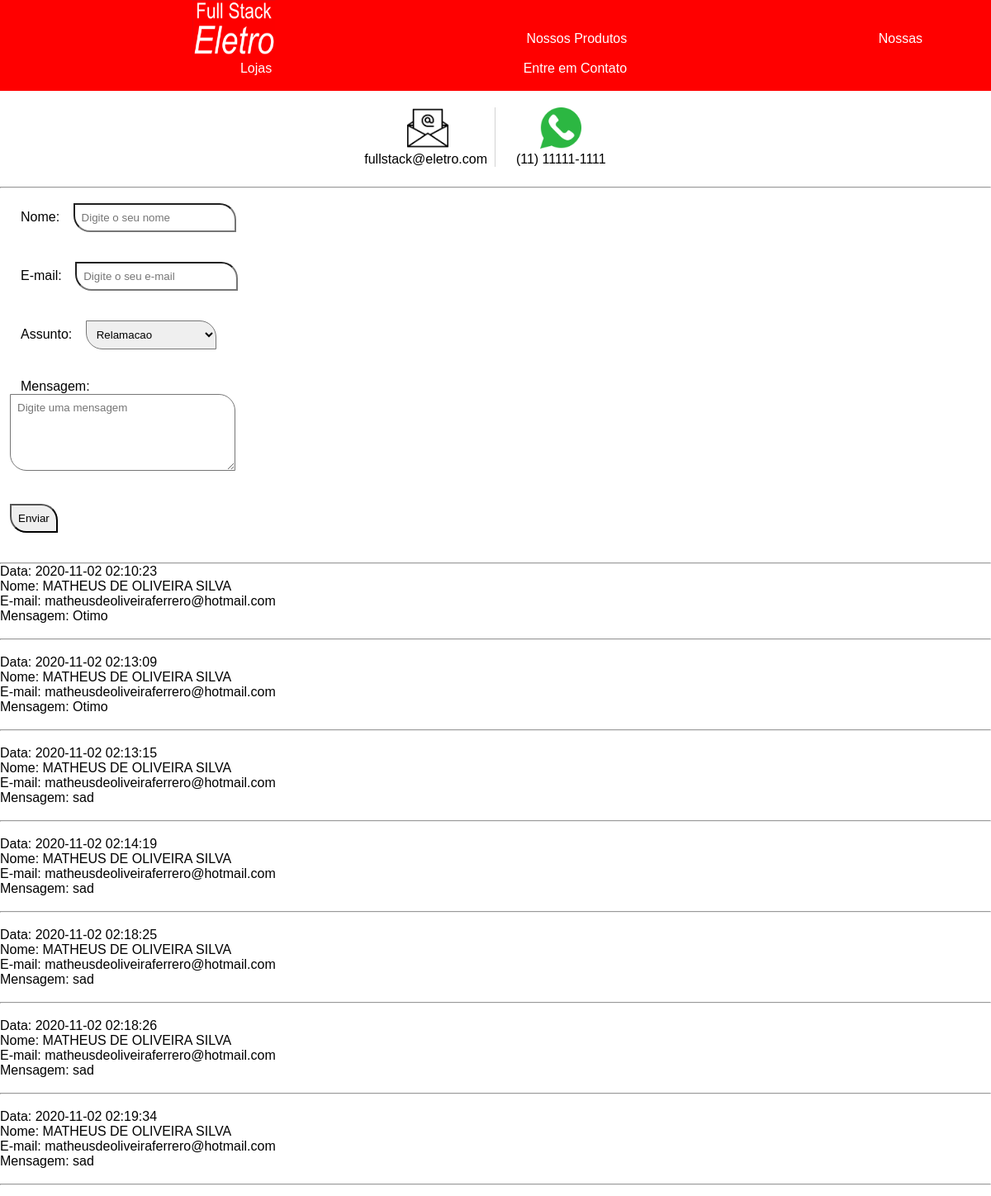
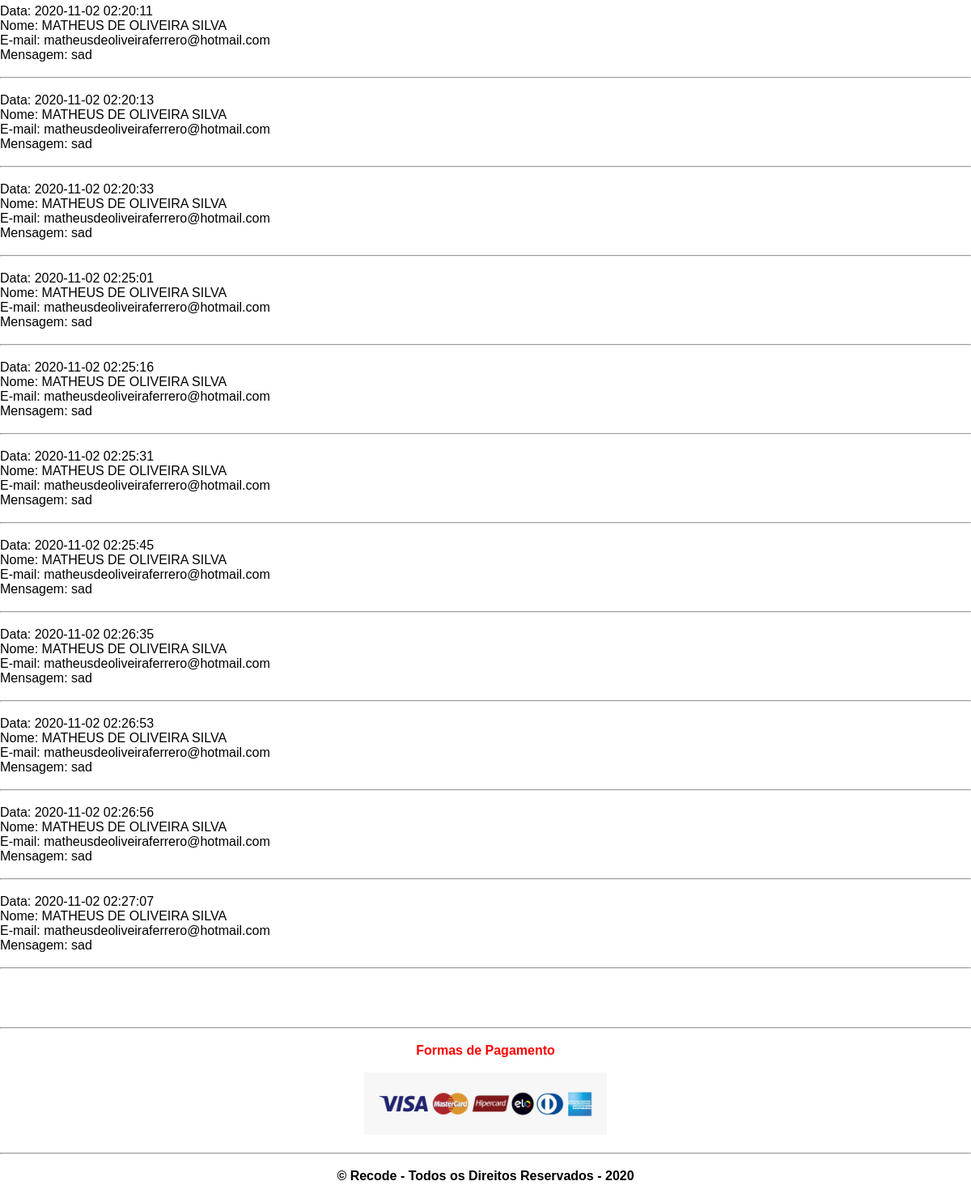
The app's page /contato.php with its own data (2 pictures, top to bottom).
### tables this page shows
CREATE TABLE `mensagem` (
  `id` int NOT NULL AUTO_INCREMENT,
  `nome` varchar(80) NOT NULL,
  `email` varchar(80) NOT NULL,
  `assunto` varchar(20) NOT NULL,
  `mensagem` varchar(1000) NOT NULL,
  `data_post` datetime DEFAULT CURRENT_TIMESTAMP,
  PRIMARY KEY (`id`)
);

### contato.php (the view, shortened to what this page needs)
<?php include_once('conexao.php');?>
<!DOCTYPE html>
<head>
    <link rel="stylesheet" href="./css/estilo.css">
</head>
<body>
    <br><br><br><br>
<header id="contatos">
    <h3>Contatos</h3>
    <br><br>
    <div>
        <img src="./imgs/email_icon.png" alt="Icone do Email" width="50" height="50">
        <p>fullstack@eletro.com&nbsp;</p>
    </div>
    <div class="line_separation">
        <img src="./imgs/whatsapp_icon.png" alt="Icone do Whatsapp" width="50" height="50">
        <p>(11) 11111-1111</p>
    </div>
</header>
    <hr><br>
<main>
    <form action="" name="mensagem" method="POST">
        <div>
            <label for="nome">Nome: </label>
            <input class="espaco_interno" type="text" name="nome" id="nome" value="" placeholder="Digite o seu nome">
        </div>
        <br><br>
        <div>
            <label for="email">E-mail: </label>
            <input class="espaco_interno" type="email" name="email" id="email" value="" placeholder="Digite o seu e-mail">
        </div>
        <br><br>
        <div>
            <label for="select">Assunto: </label>
            <select class="espaco_interno" name="assunto" id="assunto">
            <option value="relamacao">Relamacao</option>
            </select>
        </div>
        <br><br>
        <div>
            <label for="mensagem">Mensagem: </label><br>
            <textarea class="espaco_interno" name="mensagem" id="mensagem" value="" cols="30" rows="5" placeholder="Digite uma mensagem"></textarea>
        </div>
        <br><br>
        <div>
            <button class="espaco_interno" type="submit" name="submit">Enviar</button>
        </div>
        <br><br><hr>
    </form>
</main>
<?php
    $SQLQuerySelect = "SELECT * FROM MENSAGEM";
    $SQLQuerySelectResult = $conection -> query($SQLQuerySelect);
    if ($SQLQuerySelectResult -> num_rows > 0 )
    {
        while ($rowInfo = $SQLQuerySelectResult -> fetch_assoc())
        {
            echo "Data: " . $rowInfo['data_post'] . "<br />";
            echo "Nome: " . $rowInfo['nome'] . "<br />";
            echo "E-mail: " . $rowInfo['email'] . "<br />";
            echo "Mensagem: " . $rowInfo['mensagem'] . "<br />";
            echo "<br /> <hr /> <br />";
        }
    }
    else
    {
        echo "Nenhum produto cadastrado!";
    }
    ?>
    <br><br><br>
    <footer class="recode">
        <hr><br>
        <h4 id="formas_pagamento">Formas de Pagamento</h4>
        <br>
        <img src="./imgs/formas_pagamento.jpeg" alt="Formas de Pagamento" width="25%" height="25%">
        <br><br><hr><br>
        <p>&copy; Recode - Todos os Direitos Reservados - 2020</p>
        <br>
    </footer>
</body>
</html>

### css/estilo.css (style rules this page uses)
* { font-family: Arial, Helvetica, sans-serif; margin: 0px; padding: 0px; overflow-x: hidden; --border: 1px solid green; box-sizing: border-box; }
#formas_pagamento { color: red; text-align: center; }
.menu { background-color: red; position: fixed; width: 100%; text-align: center; }
.menu img { margin: 0px 150px; }
.itensMenu { text-decoration: none; color: white; padding: 0px 150px; vertical-align: 100%; }
#contatos { text-align: center; padding-bottom: 20px; }
#contatos div { display: inline-block; }
.line_separation { border-left: 1px solid lightgray; padding-left: 25px; padding-right: 25px; height: 100%; }
.recode { text-align: center; font-weight: bolder; }
.formulario input, label, textarea { margin-left: 25px; --border-radius: 5px; }
.espaco_interno { padding: 8px; margin-left: 1%; border-radius: 0px 20px 0 20px; }

### records on screen
mensagem: data_post "2020-11-02 02:10:23", nome "MATHEUS DE OLIVEIRA SILVA", email "matheusdeoliveiraferrero@hotmail.com", mensagem "Otimo"
mensagem: data_post "2020-11-02 02:13:09", nome "MATHEUS DE OLIVEIRA SILVA", email "matheusdeoliveiraferrero@hotmail.com", mensagem "Otimo"
mensagem: data_post "2020-11-02 02:13:15", nome "MATHEUS DE OLIVEIRA SILVA", email "matheusdeoliveiraferrero@hotmail.com", mensagem "sad"
mensagem: data_post "2020-11-02 02:14:19", nome "MATHEUS DE OLIVEIRA SILVA", email "matheusdeoliveiraferrero@hotmail.com", mensagem "sad"
mensagem: data_post "2020-11-02 02:18:25", nome "MATHEUS DE OLIVEIRA SILVA", email "matheusdeoliveiraferrero@hotmail.com", mensagem "sad"
mensagem: data_post "2020-11-02 02:18:26", nome "MATHEUS DE OLIVEIRA SILVA", email "matheusdeoliveiraferrero@hotmail.com", mensagem "sad"
mensagem: data_post "2020-11-02 02:19:34", nome "MATHEUS DE OLIVEIRA SILVA", email "matheusdeoliveiraferrero@hotmail.com", mensagem "sad"
mensagem: data_post "2020-11-02 02:20:11", nome "MATHEUS DE OLIVEIRA SILVA", email "matheusdeoliveiraferrero@hotmail.com", mensagem "sad"
mensagem: data_post "2020-11-02 02:20:13", nome "MATHEUS DE OLIVEIRA SILVA", email "matheusdeoliveiraferrero@hotmail.com", mensagem "sad"
mensagem: data_post "2020-11-02 02:20:33", nome "MATHEUS DE OLIVEIRA SILVA", email "matheusdeoliveiraferrero@hotmail.com", mensagem "sad"
mensagem: data_post "2020-11-02 02:25:01", nome "MATHEUS DE OLIVEIRA SILVA", email "matheusdeoliveiraferrero@hotmail.com", mensagem "sad"
mensagem: data_post "2020-11-02 02:25:16", nome "MATHEUS DE OLIVEIRA SILVA", email "matheusdeoliveiraferrero@hotmail.com", mensagem "sad"
mensagem: data_post "2020-11-02 02:25:31", nome "MATHEUS DE OLIVEIRA SILVA", email "matheusdeoliveiraferrero@hotmail.com", mensagem "sad"
mensagem: data_post "2020-11-02 02:25:45", nome "MATHEUS DE OLIVEIRA SILVA", email "matheusdeoliveiraferrero@hotmail.com", mensagem "sad"
mensagem: data_post "2020-11-02 02:26:35", nome "MATHEUS DE OLIVEIRA SILVA", email "matheusdeoliveiraferrero@hotmail.com", mensagem "sad"
mensagem: data_post "2020-11-02 02:26:53", nome "MATHEUS DE OLIVEIRA SILVA", email "matheusdeoliveiraferrero@hotmail.com", mensagem "sad"
mensagem: data_post "2020-11-02 02:26:56", nome "MATHEUS DE OLIVEIRA SILVA", email "matheusdeoliveiraferrero@hotmail.com", mensagem "sad"
mensagem: data_post "2020-11-02 02:27:07", nome "MATHEUS DE OLIVEIRA SILVA", email "matheusdeoliveiraferrero@hotmail.com", mensagem "sad"
